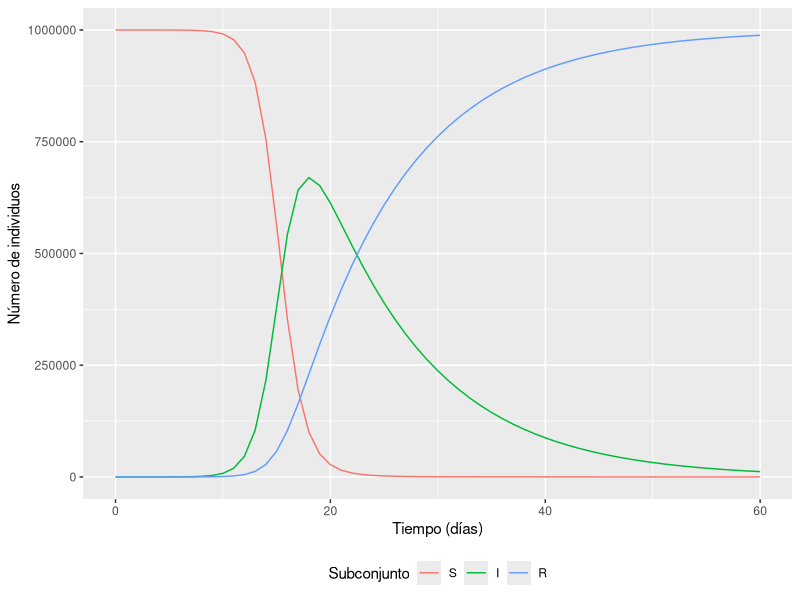
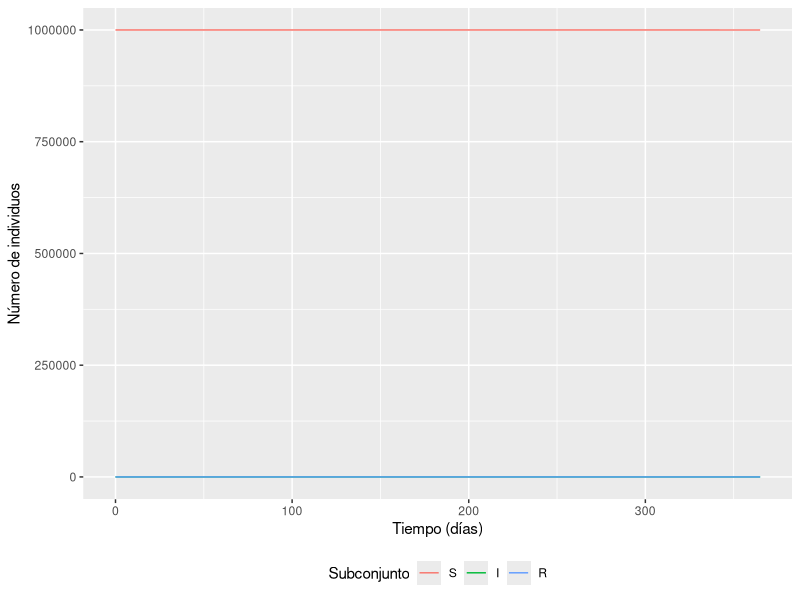
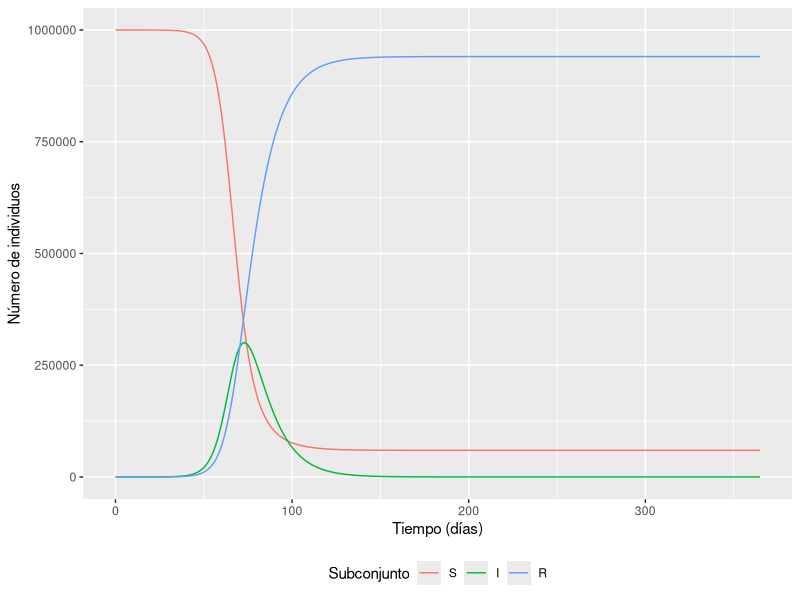
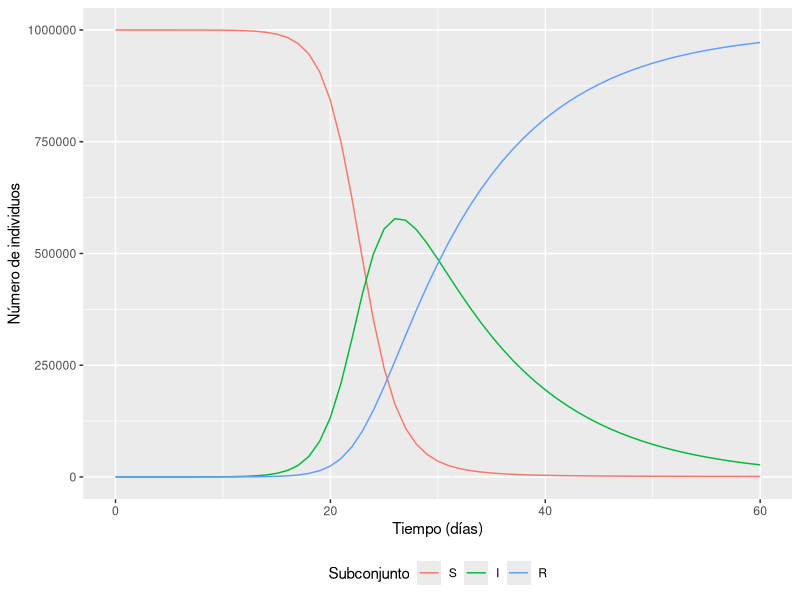
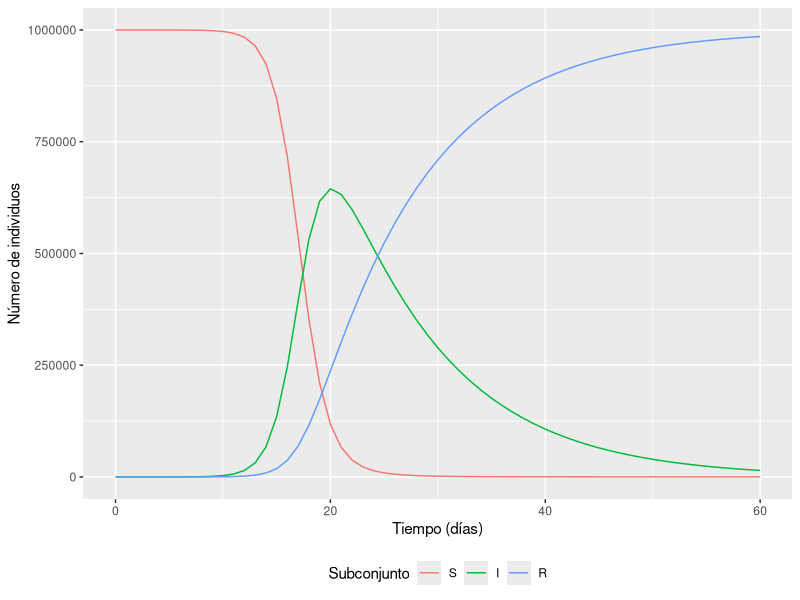
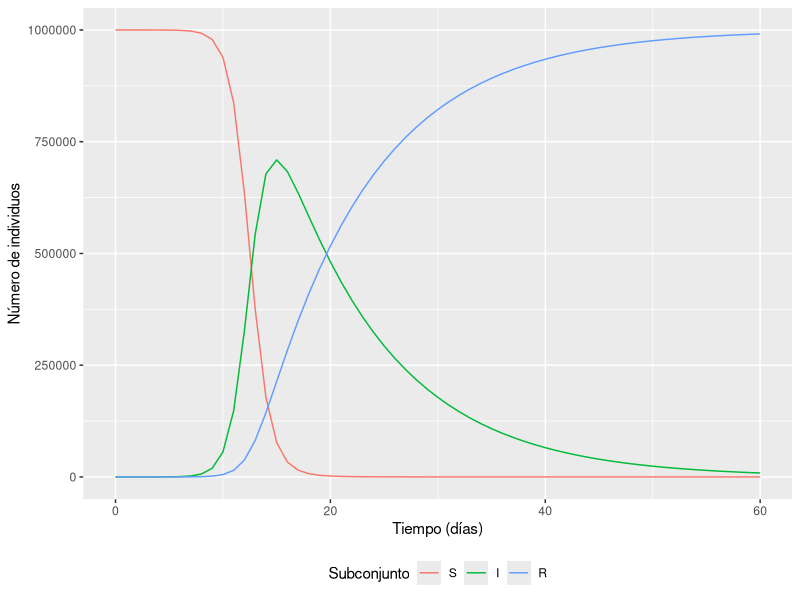
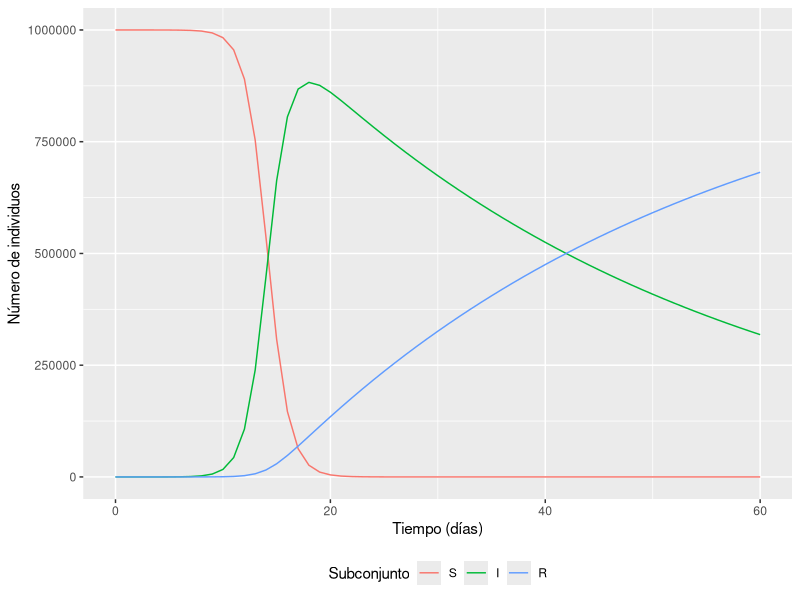
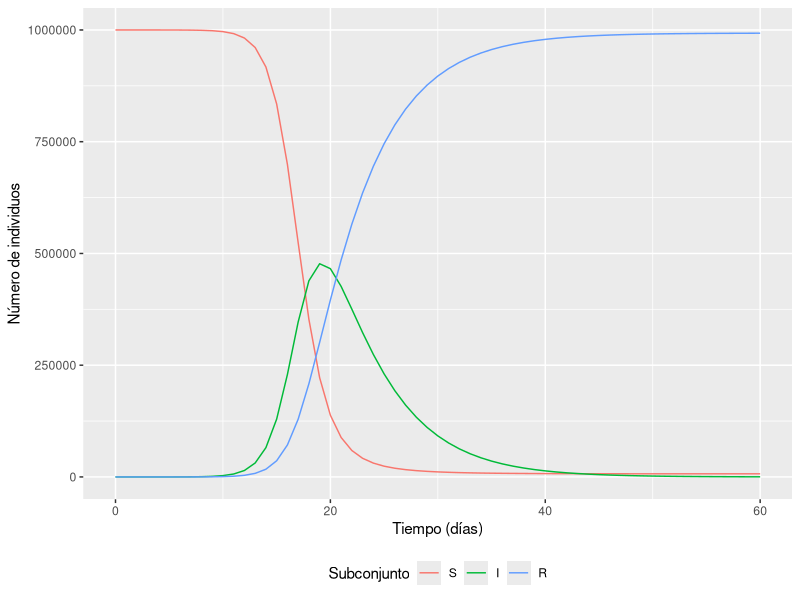

Generate these figures, in order, with R:
## ---- chunk 1
# PACKAGES:
library(deSolve)
library(reshape2)
library(ggplot2)

# Initial states

initial_state_values <- c(S = 999999,  # Número de susceptibles inicial
                                       # 
                          I = 1,       # Se inicia con una persona infectada
                          R = 0)       # 


# razones en unidades de días^-1
parameters <- c(beta = 1,      # razón de infección
                gamma = 0.1)   # razón de recuperación

# valores de tiempo para resolver la ecuación, de 0 a 60 días
times <- seq(from = 0, to = 60, by = 1)   

# Solución del modelo
sir_model <- function(time, state, parameters) {  
    with(as.list(c(state, parameters)), {# R obtendrá los nombres de variables a
                                         # partir de inputs de estados y parametros
        N <- S+I+R 
        lambda <- beta * I/N
        dS <- -lambda * S               
        dI <- lambda * S - gamma * I   
        dR <- gamma * I                 
        return(list(c(dS, dI, dR))) 
    })
}

# poner la solución del sistema de ecuaciones en forma de un dataframe
output <- as.data.frame(ode(y = initial_state_values, 
                            times = times, 
                            func = sir_model,
                            parms = parameters))
## ---- chunk 2
output_long <- melt(as.data.frame(output), id = "time")                  

ggplot(data = output_long,                                              
       aes(x = time, y = value, colour = variable, group = variable)) +  
  geom_line() +                                                          
  xlab("Tiempo (días)")+                                                   
  ylab("Número de individuos") +                                             
  labs(colour = "Subconjunto") +
  theme(legend.position = "bottom")
## ---- chunk 3
print(output)
## ---- chunk 4
print(output)
## ---- chunk 5
# PACKAGES:
library(deSolve)
library(reshape2)
library(ggplot2)

# Initial states

initial_state_values <- c(S = 999999,  # Número de susceptibles inicial
                                       # 
                          I = 1,       # Se inicia con una persona infectada
                          R = 0)       # 


# razones en unidades de días^-1
parameters <- c(beta = 1,      # razón de infección
                gamma = 0.1)   # razón de recuperación

# valores de tiempo para resolver la ecuación, de 0 a 60 días
times <- seq(from = 0, to = 60, by = 1)   

# Solución del modelo
sir_model <- function(time, state, parameters) {  
    with(as.list(c(state, parameters)), {# R obtendrá los nombres de variables a
                                         # partir de inputs de estados y parametros
        N <- S+I+R 
        lambda <- beta * I/N
        dS <- -lambda * S               
        dI <- lambda * S - gamma * I   
        dR <- gamma * I                 
        return(list(c(dS, dI, dR))) 
    })
}

# poner la solución del sistema de ecuaciones en forma de un dataframe
output <- as.data.frame(ode(y = initial_state_values, 
                            times = times, 
                            func = sir_model,
                            parms = parameters))
print(output)
## ---- chunk 6
# PACKAGES:
library(deSolve)
library(reshape2)
library(ggplot2)

# Initial states

initial_state_values <- c(S = 999999,  # Número de susceptibles inicial
                                       # 
                          I = 1,       # Se inicia con una persona infectada
                          R = 0)       # 


# razones en unidades de días^-1
parameters <- c(beta = 0.1,      # razón de infección
                gamma = 0.1)   # razón de recuperación

# valores de tiempo para resolver la ecuación, de 0 a 365 días
times <- seq(from = 0, to = 365, by = 18.25)   

# Solución del modelo
sir_model <- function(time, state, parameters) {  
    with(as.list(c(state, parameters)), {# R obtendrá los nombres de variables a
                                         # partir de inputs de estados y parametros
        N <- S+I+R 
        lambda <- beta * I/N
        dS <- -lambda * S               
        dI <- lambda * S - gamma * I   
        dR <- gamma * I                 
        return(list(c(dS, dI, dR))) 
    })
}

# poner la solución del sistema de ecuaciones en forma de un dataframe
output <- as.data.frame(ode(y = initial_state_values, 
                            times = times, 
                            func = sir_model,
                            parms = parameters))

output_long <- melt(as.data.frame(output), id = "time")                  

ggplot(data = output_long,                                              
       aes(x = time, y = value, colour = variable, group = variable)) +  
  geom_line() +                                                          
  xlab("Tiempo (días)")+                                                   
  ylab("Número de individuos") +                                             
  labs(colour = "Subconjunto") +
  theme(legend.position = "bottom")

print(output)
## ---- chunk 7
# PACKAGES:
library(deSolve)
library(reshape2)
library(ggplot2)

# Initial states

initial_state_values <- c(S = 999999,  # Número de susceptibles inicial
                                       # 
                          I = 1,       # Se inicia con una persona infectada
                          R = 0)       # 


# razones en unidades de días^-1
parameters <- c(beta = 0.3,      # razón de infección
                gamma = 0.1)   # razón de recuperación

# valores de tiempo para resolver la ecuación, de 0 a 365 días
times <- seq(from = 0, to = 365, by = 1)   

# Solución del modelo
sir_model <- function(time, state, parameters) {  
    with(as.list(c(state, parameters)), {# R obtendrá los nombres de variables a
                                         # partir de inputs de estados y parametros
        N <- S+I+R 
        lambda <- beta * I/N
        dS <- -lambda * S               
        dI <- lambda * S - gamma * I   
        dR <- gamma * I                 
        return(list(c(dS, dI, dR))) 
    })
}

# poner la solución del sistema de ecuaciones en forma de un dataframe
output <- as.data.frame(ode(y = initial_state_values, 
                            times = times, 
                            func = sir_model,
                            parms = parameters))

output_long <- melt(as.data.frame(output), id = "time")                  

ggplot(data = output_long,                                              
       aes(x = time, y = value, colour = variable, group = variable)) +  
  geom_line() +                                                          
  xlab("Tiempo (días)")+                                                   
  ylab("Número de individuos") +                                             
  labs(colour = "Subconjunto") +
  theme(legend.position = "bottom")
## ---- chunk 8
# PACKAGES:
library(deSolve)
library(reshape2)
library(ggplot2)

# Initial states

initial_state_values <- c(S = 999999,  # Número de susceptibles inicial
                                       # 
                          I = 1,       # Se inicia con una persona infectada
                          R = 0)       # 


# razones en unidades de días^-1
parameters <- c(beta = 0.7,      # razón de infección
                gamma = 0.1)   # razón de recuperación

# valores de tiempo para resolver la ecuación, de 0 a 60 días
times <- seq(from = 0, to = 60, by = 1)   

# Solución del modelo
sir_model <- function(time, state, parameters) {  
    with(as.list(c(state, parameters)), {# R obtendrá los nombres de variables a
                                         # partir de inputs de estados y parametros
        N <- S+I+R 
        lambda <- beta * I/N
        dS <- -lambda * S               
        dI <- lambda * S - gamma * I   
        dR <- gamma * I                 
        return(list(c(dS, dI, dR))) 
    })
}

# poner la solución del sistema de ecuaciones en forma de un dataframe
output <- as.data.frame(ode(y = initial_state_values, 
                            times = times, 
                            func = sir_model,
                            parms = parameters))

output_long <- melt(as.data.frame(output), id = "time")                  

ggplot(data = output_long,                                              
       aes(x = time, y = value, colour = variable, group = variable)) +  
  geom_line() +                                                          
  xlab("Tiempo (días)")+                                                   
  ylab("Número de individuos") +                                             
  labs(colour = "Subconjunto") +
  theme(legend.position = "bottom")
## ---- chunk 9
# PACKAGES:
library(deSolve)
library(reshape2)
library(ggplot2)

# Initial states

initial_state_values <- c(S = 999999,  # Número de susceptibles inicial
                                       # 
                          I = 1,       # Se inicia con una persona infectada
                          R = 0)       # 


# razones en unidades de días^-1
parameters <- c(beta = 0.9,      # razón de infección
                gamma = 0.1)   # razón de recuperación

# valores de tiempo para resolver la ecuación, de 0 a 60 días
times <- seq(from = 0, to = 60, by = 1)   

# Solución del modelo
sir_model <- function(time, state, parameters) {  
    with(as.list(c(state, parameters)), {# R obtendrá los nombres de variables a
                                         # partir de inputs de estados y parametros
        N <- S+I+R 
        lambda <- beta * I/N
        dS <- -lambda * S               
        dI <- lambda * S - gamma * I   
        dR <- gamma * I                 
        return(list(c(dS, dI, dR))) 
    })
}

# poner la solución del sistema de ecuaciones en forma de un dataframe
output <- as.data.frame(ode(y = initial_state_values, 
                            times = times, 
                            func = sir_model,
                            parms = parameters))

output_long <- melt(as.data.frame(output), id = "time")                  

ggplot(data = output_long,                                              
       aes(x = time, y = value, colour = variable, group = variable)) +  
  geom_line() +                                                          
  xlab("Tiempo (días)")+                                                   
  ylab("Número de individuos") +                                             
  labs(colour = "Subconjunto") +
  theme(legend.position = "bottom")
## ---- chunk 10
# PACKAGES:
library(deSolve)
library(reshape2)
library(ggplot2)

# Initial states

initial_state_values <- c(S = 999999,  # Número de susceptibles inicial
                                       # 
                          I = 1,       # Se inicia con una persona infectada
                          R = 0)       # 


# razones en unidades de días^-1
parameters <- c(beta = 1.2,      # razón de infección
                gamma = 0.1)   # razón de recuperación

# valores de tiempo para resolver la ecuación, de 0 a 60 días
times <- seq(from = 0, to = 60, by = 1)   

# Solución del modelo
sir_model <- function(time, state, parameters) {  
    with(as.list(c(state, parameters)), {# R obtendrá los nombres de variables a
                                         # partir de inputs de estados y parametros
        N <- S+I+R 
        lambda <- beta * I/N
        dS <- -lambda * S               
        dI <- lambda * S - gamma * I   
        dR <- gamma * I                 
        return(list(c(dS, dI, dR))) 
    })
}

# poner la solución del sistema de ecuaciones en forma de un dataframe
output <- as.data.frame(ode(y = initial_state_values, 
                            times = times, 
                            func = sir_model,
                            parms = parameters))

output_long <- melt(as.data.frame(output), id = "time")                  

ggplot(data = output_long,                                              
       aes(x = time, y = value, colour = variable, group = variable)) +  
  geom_line() +                                                          
  xlab("Tiempo (días)")+                                                   
  ylab("Número de individuos") +                                             
  labs(colour = "Subconjunto") +
  theme(legend.position = "bottom")
## ---- chunk 11
# PACKAGES:
library(deSolve)
library(reshape2)
library(ggplot2)

# Initial states

initial_state_values <- c(S = 999999,  # Número de susceptibles inicial
                                       # 
                          I = 1,       # Se inicia con una persona infectada
                          R = 0)       # 


# razones en unidades de días^-1
parameters <- c(beta = 1,      # razón de infección
                gamma = 0.025)   # razón de recuperación

# valores de tiempo para resolver la ecuación, de 0 a 60 días
times <- seq(from = 0, to = 60, by = 1)   

# Solución del modelo
sir_model <- function(time, state, parameters) {  
    with(as.list(c(state, parameters)), {# R obtendrá los nombres de variables a
                                         # partir de inputs de estados y parametros
        N <- S+I+R 
        lambda <- beta * I/N
        dS <- -lambda * S               
        dI <- lambda * S - gamma * I   
        dR <- gamma * I                 
        return(list(c(dS, dI, dR))) 
    })
}

# poner la solución del sistema de ecuaciones en forma de un dataframe
output <- as.data.frame(ode(y = initial_state_values, 
                            times = times, 
                            func = sir_model,
                            parms = parameters))

#graficos de la evolucion del sistema
output_long <- melt(as.data.frame(output), id = "time")                  

ggplot(data = output_long,                                              
       aes(x = time, y = value, colour = variable, group = variable)) +  
  geom_line() +                                                          
  xlab("Tiempo (días)")+                                                   
  ylab("Número de individuos") +                                             
  labs(colour = "Subconjunto") +
  theme(legend.position = "bottom")

print(output)
## ---- chunk 12
# PACKAGES:
library(deSolve)
library(reshape2)
library(ggplot2)

# Initial states

initial_state_values <- c(S = 999999,  # Número de susceptibles inicial
                                       # 
                          I = 1,       # Se inicia con una persona infectada
                          R = 0)       # 


# razones en unidades de días^-1
parameters <- c(beta = 1,      # razón de infección
                gamma = 0.2)   # razón de recuperación

# valores de tiempo para resolver la ecuación, de 0 a 60 días
times <- seq(from = 0, to = 60, by = 1)   

# Solución del modelo
sir_model <- function(time, state, parameters) {  
    with(as.list(c(state, parameters)), {# R obtendrá los nombres de variables a
                                         # partir de inputs de estados y parametros
        N <- S+I+R 
        lambda <- beta * I/N
        dS <- -lambda * S               
        dI <- lambda * S - gamma * I   
        dR <- gamma * I                 
        return(list(c(dS, dI, dR))) 
    })
}

# poner la solución del sistema de ecuaciones en forma de un dataframe
output <- as.data.frame(ode(y = initial_state_values, 
                            times = times, 
                            func = sir_model,
                            parms = parameters))

#graficos de la evolucion del sistema
output_long <- melt(as.data.frame(output), id = "time")                  

ggplot(data = output_long,                                              
       aes(x = time, y = value, colour = variable, group = variable)) +  
  geom_line() +                                                          
  xlab("Tiempo (días)")+                                                   
  ylab("Número de individuos") +                                             
  labs(colour = "Subconjunto") +
  theme(legend.position = "bottom")

print(output)
## ---- chunk 13
# PACKAGES:
library(deSolve)
library(reshape2)
library(ggplot2)

# Initial states

initial_state_values <- c(S = 999999,  # Número de susceptibles inicial
                                       # 
                          I = 1,       # Se inicia con una persona infectada
                          R = 0)       # 


# razones en unidades de días^-1
parameters <- c(beta = 1,      # razón de infección
                gamma = 0.5)   # razón de recuperación

# valores de tiempo para resolver la ecuación, de 0 a 60 días
times <- seq(from = 0, to = 60, by = 1)   

# Solución del modelo
sir_model <- function(time, state, parameters) {  
    with(as.list(c(state, parameters)), {# R obtendrá los nombres de variables a
                                         # partir de inputs de estados y parametros
        N <- S+I+R 
        lambda <- beta * I/N
        dS <- -lambda * S               
        dI <- lambda * S - gamma * I   
        dR <- gamma * I                 
        return(list(c(dS, dI, dR))) 
    })
}

# poner la solución del sistema de ecuaciones en forma de un dataframe
output <- as.data.frame(ode(y = initial_state_values, 
                            times = times, 
                            func = sir_model,
                            parms = parameters))

#graficos de la evolucion del sistema
output_long <- melt(as.data.frame(output), id = "time")                  

ggplot(data = output_long,                                              
       aes(x = time, y = value, colour = variable, group = variable)) +  
  geom_line() +                                                          
  xlab("Tiempo (días)")+                                                   
  ylab("Número de individuos") +                                             
  labs(colour = "Subconjunto") +
  theme(legend.position = "bottom")

print(output)
## ---- chunk 14
# PACKAGES:
library(deSolve)
library(reshape2)
library(ggplot2)

# Initial states

initial_state_values <- c(S = 999999,  # Número de susceptibles inicial
                                       # 
                          I = 1,       # Se inicia con una persona infectada
                          R = 0)       # 


# razones en unidades de días^-1
parameters <- c(beta = 1,      # razón de infección
                gamma = 1)   # razón de recuperación

# valores de tiempo para resolver la ecuación, de 0 a 60 días
times <- seq(from = 0, to = 60, by = 1)   

# Solución del modelo
sir_model <- function(time, state, parameters) {  
    with(as.list(c(state, parameters)), {# R obtendrá los nombres de variables a
                                         # partir de inputs de estados y parametros
        N <- S+I+R 
        lambda <- beta * I/N
        dS <- -lambda * S               
        dI <- lambda * S - gamma * I   
        dR <- gamma * I                 
        return(list(c(dS, dI, dR))) 
    })
}

# poner la solución del sistema de ecuaciones en forma de un dataframe
output <- as.data.frame(ode(y = initial_state_values, 
                            times = times, 
                            func = sir_model,
                            parms = parameters))

#graficos de la evolucion del sistema
output_long <- melt(as.data.frame(output), id = "time")                  

ggplot(data = output_long,                                              
       aes(x = time, y = value, colour = variable, group = variable)) +  
  geom_line() +                                                          
  xlab("Tiempo (días)")+                                                   
  ylab("Número de individuos") +                                             
  labs(colour = "Subconjunto") +
  theme(legend.position = "bottom")

print(output)
